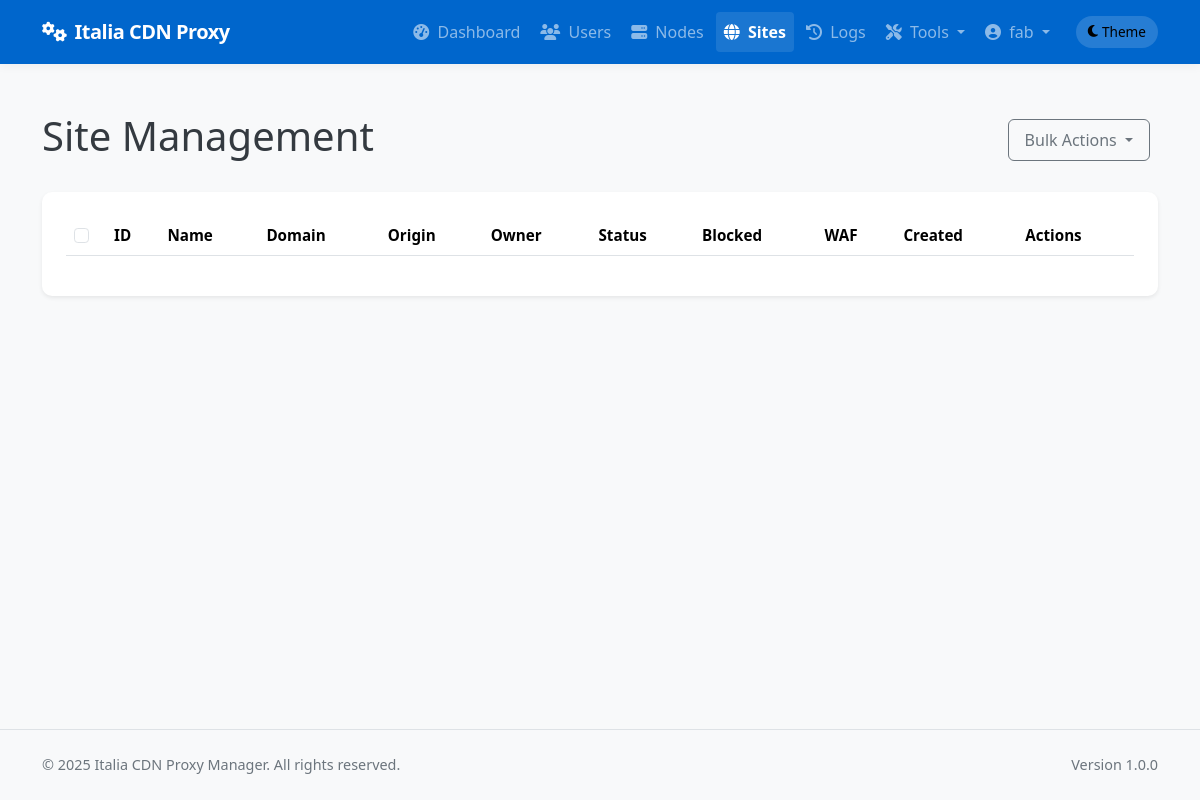
Page /admin/sites (signed in) on the earlier database version.
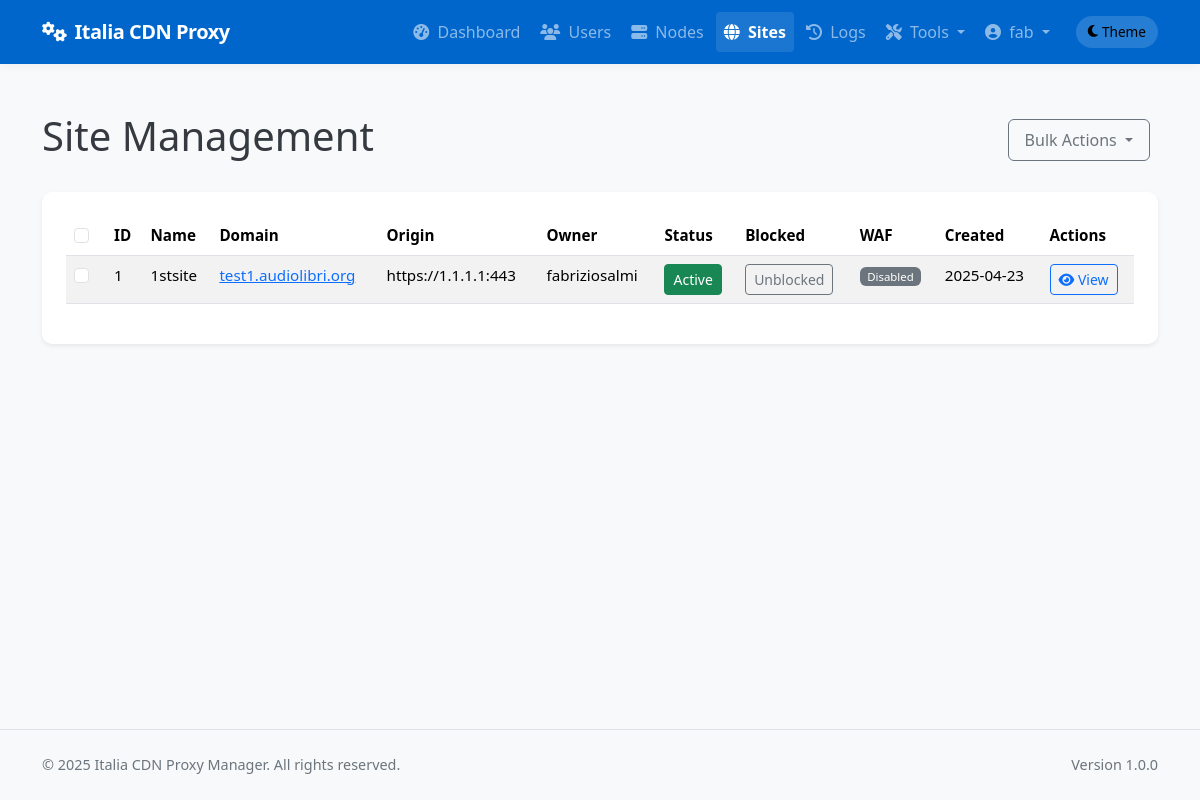
Same page on the later database version.
### app/models/models.py (models this page shows, shortened)
class Site(db.Model):
    __tablename__ = 'sites'
    id = db.Column(db.Integer, primary_key=True)
    name = db.Column(db.String(64), nullable=False)
    domain = db.Column(db.String(255), unique=True, nullable=False)
    protocol = db.Column(db.String(10), nullable=False, default='https')  # http or https
    origin_protocol = db.Column(db.String(10), nullable=False, default='http')  # http or https for origin
    origin_address = db.Column(db.String(255), nullable=False)  # Backend server address
    origin_port = db.Column(db.Integer, nullable=False)
    user_id = db.Column(db.Integer, db.ForeignKey('users.id'), nullable=True)  # Allow null for discovered sites
    is_active = db.Column(db.Boolean, default=True)
    is_blocked = db.Column(db.Boolean, default=False)
    is_discovered = db.Column(db.Boolean, default=False)  # Whether this site was discovered from node
    use_waf = db.Column(db.Boolean, default=False)
    force_https = db.Column(db.Boolean, default=True)  # New column to force HTTP to HTTPS redirect
    enable_cache = db.Column(db.Boolean, default=True)
    cache_time = db.Column(db.Integer, default=3600)  # Cache time in seconds, default 1 hour
    cache_static_time = db.Column(db.Integer, default=86400)  # Cache time for static assets in seconds, default 1 day
    custom_cache_rules = db.Column(db.Text, nullable=True)  # Custom cache rules in Nginx format
    cache_browser_time = db.Column(db.Integer, default=3600)  # Browser cache time in seconds, default 1 hour
    use_geoip = db.Column(db.Boolean, default=False)  # Whether to use GeoIP filtering
    geoip_mode = db.Column(db.String(10), default='blacklist')  # 'blacklist' or 'whitelist'
    geoip_countries = db.Column(db.Text, nullable=True)  # Comma-separated list of country codes
    geoip_level = db.Column(db.String(10), default='nginx')  # 'nginx' or 'iptables'
    created_at = db.Column(db.DateTime, default=datetime.utcnow)
    updated_at = db.Column(db.DateTime, default=datetime.utcnow, onupdate=datetime.utcnow)
    custom_config = db.Column(db.Text, nullable=True)  # Additional Nginx configuration
    site_nodes = db.relationship('SiteNode', backref='site', lazy='dynamic')
    ssl_certificates = db.relationship('SSLCertificate', backref='site', lazy='dynamic')
    config_versions = db.relationship('ConfigVersion', backref='site', lazy='dynamic')

class User(db.Model):
    __tablename__ = 'users'
    id = db.Column(db.Integer, primary_key=True)
    username = db.Column(db.String(64), unique=True, index=True, nullable=False)
    email = db.Column(db.String(120), unique=True, index=True, nullable=False)
    password_hash = db.Column(db.String(128), nullable=False)
    role = db.Column(db.String(20), nullable=False, default='client')  # 'admin' or 'client'
    is_active = db.Column(db.Boolean, default=True)
    created_at = db.Column(db.DateTime, default=datetime.utcnow)
    last_login = db.Column(db.DateTime, nullable=True)
    sites = db.relationship('Site', backref='owner', lazy='dynamic')
    def is_admin(self):
        return self.role == 'admin'

### app/controllers/admin.py (the view)
@admin.route('/sites')
@login_required
@admin_required
def list_sites():
    sites = Site.query.all()
    return render_template('admin/sites/list.html', sites=sites)

### app/models/__init__.py (called while the page is built)
@login_manager.user_loader
def load_user(user_id):
    return User.query.get(int(user_id))

### app/services/access_control.py (called while the page is built)
def admin_required(f):
    @wraps(f)
    def decorated_function(*args, **kwargs):
        if not current_user.is_admin():
            flash('You need admin privileges to access this page.', 'error')
            return abort(403)
        return f(*args, **kwargs)
    return decorated_function

### app/templates/admin/sites/list.html (shortened to what this page needs)
{% extends 'base.html' %}
{% block content %}
<div class="container py-4">
    <div class="d-flex justify-content-between align-items-center mb-4">
        <h1>Site Management</h1>
        <div>
            <button class="btn btn-outline-secondary dropdown-toggle me-2" type="button" id="bulkActionsDropdown" data-bs-toggle="dropdown" aria-expanded="false">
                Bulk Actions
            </button>
        </div>
    </div>
    <div class="card shadow-sm">
        <div class="card-body">
            <div class="table-responsive">
                <table class="table table-striped table-hover">
                    <thead>
                        <tr>
                            <th width="40">
                                <input type="checkbox" id="selectAllSites" class="form-check-input">
                            </th>
                            <th>ID</th>
                            <th>Name</th>
                            <th>Domain</th>
                            <th>Origin</th>
                            <th>Owner</th>
                            <th>Status</th>
                            <th>Blocked</th>
                            <th>WAF</th>
                            <th>Created</th>
                            <th>Actions</th>
                        </tr>
                    </thead>
                    <tbody>
                        {% for site in sites %}
                        <tr class="{% if site.is_blocked %}table-danger{% endif %}">
                            <td>
                                <input type="checkbox" class="form-check-input site-checkbox" data-site-id="{{ site.id }}" value="{{ site.id }}">
                            </td>
                            <td>{{ site.id }}</td>
                            <td>{{ site.name }}</td>
                            <td>
                                <a href="{{ site.protocol }}://{{ site.domain }}" target="_blank" rel="noopener noreferrer">
                                    {{ site.domain }}
                                </a>
                            </td>
                            <td>{{ site.protocol }}://{{ site.origin_address }}:{{ site.origin_port }}</td>
                            <td>{{ site.owner.username }}</td>
                            <td>
                                <form method="POST" action="{{ url_for('admin.toggle_site_active', site_id=site.id) }}" class="d-inline">
                                    <button type="submit" class="btn btn-sm btn-{{ 'success' if site.is_active else 'secondary' }}">
                                        {{ 'Active' if site.is_active else 'Inactive' }}
                                    </button>
                                </form>
                            </td>
                            <td>
                                <form method="POST" action="{{ url_for('admin.toggle_site_blocked', site_id=site.id) }}" class="d-inline">
                                    <button type="submit" class="btn btn-sm btn-{{ 'danger' if site.is_blocked else 'outline-secondary' }}">
                                        {{ 'Blocked' if site.is_blocked else 'Unblocked' }}
                                    </button>
                                </form>
                            </td>
                            <td><span class="badge bg-{{ 'success' if site.use_waf else 'secondary' }}">
                                {{ 'Enabled' if site.use_waf else 'Disabled' }}
                            </span></td>
                            <td>{{ site.created_at.strftime('%Y-%m-%d') }}</td>
                            <td>
                                <a href="{{ url_for('admin.view_site', site_id=site.id) }}" class="btn btn-sm btn-outline-primary">
                                    <i class="fas fa-eye"></i> View
                                </a>
                            </td>
                        </tr>
                        {% endfor %}
                    </tbody>
                </table>
            </div>
        </div>
    </div>
</div>
{% endblock %}

Differences in the rows shown:
added Site: id "1", name "1stsite", domain "test1.audiolibri.org", protocol "https", origin_address "1.1.1.1", origin_port "443", owner.username "fabriziosalmi", is_active "Active", is_blocked "Unblocked", use_waf "Disabled", created_at "2025-04-23"
